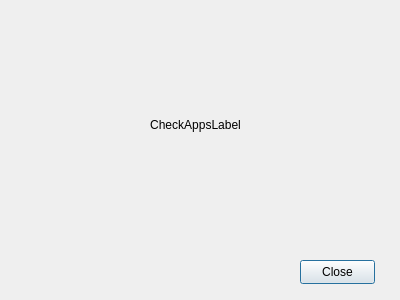
<?xml version="1.0" encoding="UTF-8"?>
<ui version="4.0">
 <class>ViewAppointments</class>
 <widget class="QDialog" name="ViewAppointments">
  <property name="geometry">
   <rect>
    <x>0</x>
    <y>0</y>
    <width>400</width>
    <height>300</height>
   </rect>
  </property>
  <property name="windowTitle">
   <string>Current Appointments</string>
  </property>
  <widget class="QPushButton" name="pushButton">
   <property name="geometry">
    <rect>
     <x>300</x>
     <y>260</y>
     <width>75</width>
     <height>24</height>
    </rect>
   </property>
   <property name="text">
    <string>Close</string>
   </property>
  </widget>
  <widget class="QLabel" name="label">
   <property name="geometry">
    <rect>
     <x>50</x>
     <y>40</y>
     <width>291</width>
     <height>171</height>
    </rect>
   </property>
   <property name="text">
    <string>&lt;html&gt;&lt;head/&gt;&lt;body&gt;&lt;p align=&quot;center&quot;&gt;CheckAppsLabel&lt;/p&gt;&lt;/body&gt;&lt;/html&gt;</string>
   </property>
   <property name="textFormat">
    <enum>Qt::AutoText</enum>
   </property>
   <property name="wordWrap">
    <bool>true</bool>
   </property>
  </widget>
 </widget>
 <resources/>
 <connections/>
</ui>
